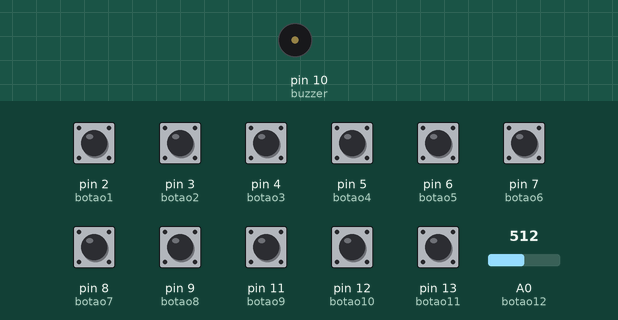
The sketch below on a simulated Arduino Uno, built with avr-gcc and run on an emulated ATmega328P. Parts: buzzer (waves = sounding). Inputs (shaded band) come from the test bench; at power-on: pin 2 (botao1), pin 3 (botao2), pin 4 (botao3), pin 5 (botao4), pin 6 (botao5), pin 7 (botao6), pin 8 (botao7), pin 9 (botao8), pin 11 (botao9), pin 12 (botao10), pin 13 (botao11) HIGH, A0 (botao12) = 512.

Above: at 1.2 s.
1.3 s: A0 (botao12) set to 112
2.8 s: A0 (botao12) set to 94
At 3.2 s:
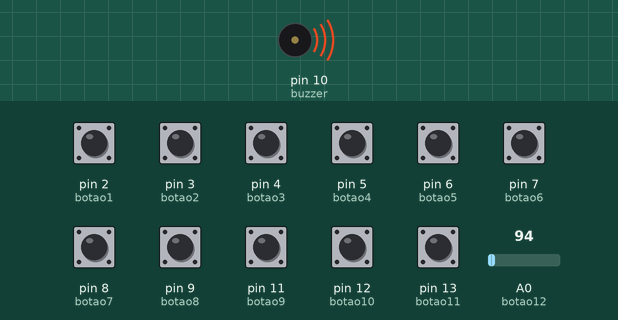
4.3 s: A0 (botao12) set to 110
At 5.5 s:
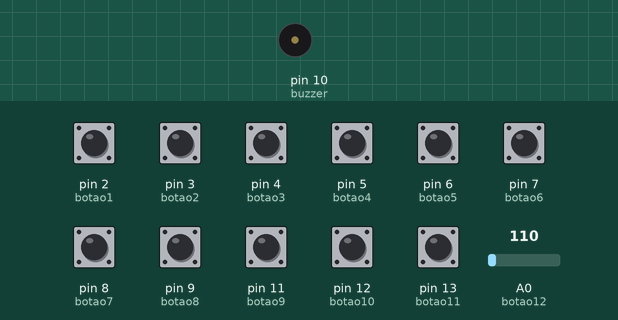
5.8 s: A0 (botao12) set to 90
At 6.7 s:
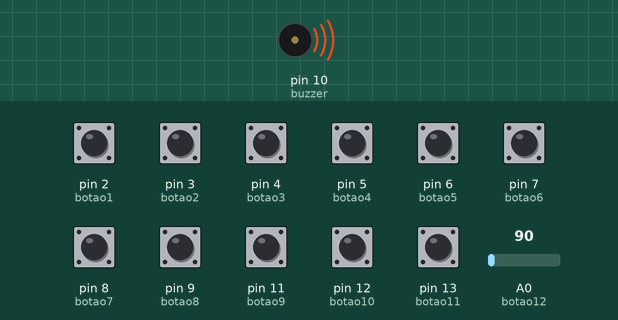
Timing chart, 0 to 8.3 s (numbered marks = the images above; inputs shaded):
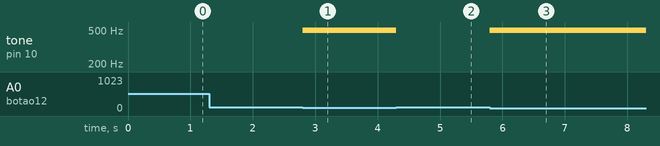

The sketch:

som.ino
```cpp
//Definindo o pino das teclas e do buzzer.
#define buzzer 10
#define botao1 2
#define botao2 3
#define botao3 4
#define botao4 5
#define botao5 6
#define botao6 7
#define botao7 8
#define botao8 9
#define botao9 11
#define botao10 12
#define botao11 13
#define botao12 A0


void setup() {
  //Declarando o buzzer como saída de sinal, e os botões como entradas em estado "Pull UP", o que significa que seu valor lógico é 1.
  pinMode(buzzer, OUTPUT);
  pinMode(botao1, INPUT_PULLUP);
  pinMode(botao2, INPUT_PULLUP);
  pinMode(botao3, INPUT_PULLUP);
  pinMode(botao4, INPUT_PULLUP);
  pinMode(botao5, INPUT_PULLUP);
  pinMode(botao6, INPUT_PULLUP);
  pinMode(botao7, INPUT_PULLUP);
  pinMode(botao8, INPUT_PULLUP);
  pinMode(botao9, INPUT_PULLUP);
  pinMode(botao10, INPUT_PULLUP);
  pinMode(botao11, INPUT_PULLUP);
  pinMode(botao12, INPUT_PULLUP);
}

void loop() {

  int valor1 = analogRead(A0); //Criando uma variável com o valor do pino analógico A0.

 if (digitalRead(botao1) == LOW) { //Se botão1 estiver pressionado, envie a seguinte frequência/nota para a caixa de som:
    tone(buzzer,262);
}else if(digitalRead(botao2) == LOW){ //O mesmo se repete para todos os outros.
    tone(buzzer, 277);
}else if(digitalRead(botao3) == LOW){
    tone(buzzer, 294);
}else if(digitalRead(botao4) == LOW){
    tone(buzzer, 311);
}else if(digitalRead(botao5) == LOW){
    tone(buzzer, 330);
}else if(digitalRead(botao6) == LOW){
    tone(buzzer, 349);
}else if(digitalRead(botao7) == LOW){
    tone(buzzer, 370);
}else if(digitalRead(botao8) == LOW){
    tone(buzzer, 392);
}else if(digitalRead(botao9) == LOW){
    tone(buzzer, 415);
}else if(digitalRead(botao10) == LOW){
    tone(buzzer, 440);
}else if(digitalRead(botao11) == LOW){
    tone(buzzer, 466);
}else if(valor1 <= 100){
    tone(buzzer, 494);
}else{
   noTone(buzzer);
}

}
```

Measured:
- the behaviour switches between 101 and 100 on A0 (botao12) (found by bisection; images 0 and 1)
- after the input at 1.3 s, every drawn part: stays the same
- after the input at 2.8 s, tone on pin 10 (buzzer): silent → 494 Hz at once
- after the input at 4.3 s, tone on pin 10 (buzzer): 494 Hz → silent at once
- after the input at 5.8 s, tone on pin 10 (buzzer): silent → 494 Hz at once
